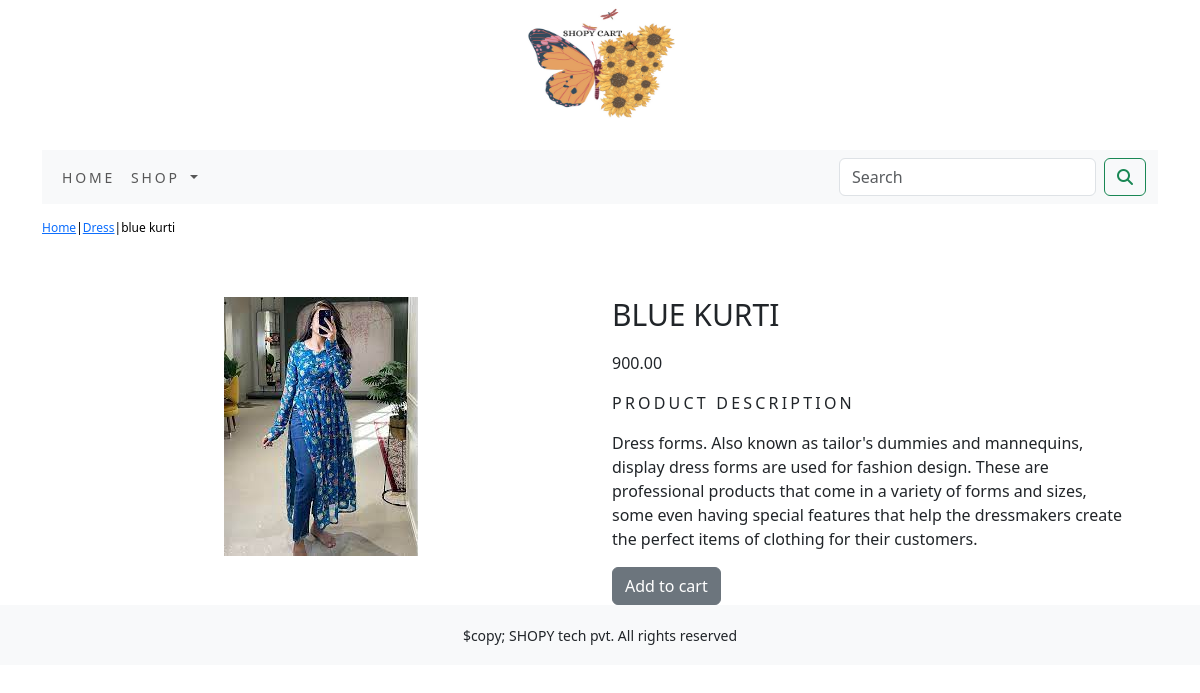
/shop/dress/blue-kurti/, run on the app's committed database.
### shop_app/models.py (models this page shows, shortened)
class product(models.Model):
    name=models.CharField(max_length=250,unique=True)
    slug=models.SlugField(max_length=250,unique=True)
    description = models.TextField(blank=True)
    image = models.ImageField(upload_to='product', blank=True)
    price=models.DecimalField(max_digits=10,decimal_places=2)
    category=models.ForeignKey(category,on_delete=models.CASCADE)
    stock=models.IntegerField()
    available=models.BooleanField(default=True)
    created=models.DateTimeField(auto_now_add=True)
    updated=models.DateTimeField(auto_now=True)
    class Meta:
        ordering=('name',)
        verbose_name='product'
        verbose_name_plural='products'

class category(models.Model):
    name=models.CharField(max_length=250,unique=True)
    slug=models.SlugField(max_length=250,unique=True)
    description = models.TextField(blank=True)
    image=models.ImageField(upload_to='category',blank=True)
    class Meta:
        ordering=('name',)
        verbose_name='category'
        verbose_name_plural='categories'
    def get_url(self):
        return reverse('shop_app:products_by_category',args=[self.slug])
    def __str__(self):
        return '{}'.format(self.name)

### shop_app/views.py (the view)
# urls.py: path('<slug:c_slug>/<slug:product_slug>/',views.prodDetail,name='prodDetail')
def prodDetail(request,c_slug,product_slug):
    try:
        products=product.objects.get(category__slug=c_slug,slug=product_slug)
    except Exception as e:
        raise e
    return render(request,'product.html',{'product':products})

### cart_app/context_processors.py (called while the page is built)
def counter(request):
    item_count = 0
    if 'admin' in request.path:
        return {}
    else:
        try:
            cart=Cart.objects.filter(cart_id=_cart_id(request))
            cart_items=CartItem.objects.all().filter(cart=cart[:1])
            for cart_item in cart_items:
                item_count += cart_item.quantity
        except Cart.DoesNotExist:
            item_count = 0
    return dict(item_count=item_count)

### cart_app/views.py (called while the page is built)
def _cart_id(request):
    cart=request.session.session_key
    if not cart:
        cart=request.session.create()
    return cart

### shop_app/context_processors.py (called while the page is built)
def menu_links(request):
    links=category.objects.all()
    return dict(links=links)

### templates/product.html (shortened to what this page needs)
{% extends 'base.html' %}
{% load static %}
{% block content %}
<div class="row my_prod_row_class" >
    <div class="mx_auto">
        <p>
            <a href="{% url 'shop_app:allProdCat' %}">Home</a>|<a href="{{product.category.get_url}}">{{product.category}}</a>|{{product.name}}
        </p>
    </div>
</div>
<br>
<div class="container">
<div class="row">
    <div class="col-12 col-sm-12 col-md-12 col-lg-6 text-center">
<div style="min-width:18rem;">
    <img src="{{product.image.url}}" alt="{{product.name}}">
</div>
    </div>
    <div class="col-md col-sm-12 col-md-12 col-lg-6">
        <h1 class="my_prod_title">{{product.name}}</h1>
        <p>{{product.price}}</p>
        <p class="my_title">Product Description</p>
        <p class="text-justify my_prod_text">{{product.description}}</p>
        {% if product.stock <= 0 %}
        <p class="text-justify my_prod_text"><b>out of stock </b></p>
        {% else %}
        <a href="{% url 'cart_app:add_cart' product.id %}" class="btn btn-secondary">Add to cart</a>
        {% endif %}
    </div>
</div>
</div>
{% endblock %}

### static/css/custom.css (style rules this page uses)
body { font family:'Roboto', sans-serif; }
.my_title { font-size:16px; text-transform:uppercase; letter-spacing:.2em; }
.my_prod_row_class { padding-top:15px; padding-bottom:20px; }
.my_prod_row_class .mx_auto { color:#000; font-size:12px; text-decoration:none; }
.my_prod_title { font-size:30px; text-transform:uppercase; letter-spacing.2em; padding-top:0px; padding-bottom:10px; }
.my_prod_text { padding-right:20px; }

### data on the page
product: category "Dress", name "blue kurti", image (picture), name "BLUE KURTI", price "900.00", description "Dress forms. Also known as tailor's dummies and mannequins, display dress forms are used for fashion design. These are professional products that come in a variety of forms and sizes, some even having special features that help the dressmakers create the perfect items of clothing for their customers."
